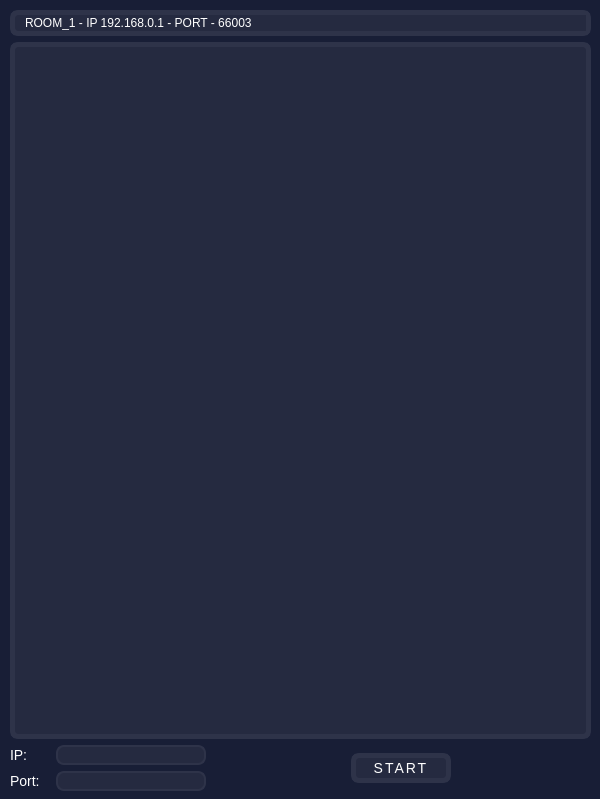
<?xml version="1.0" encoding="UTF-8"?>
<ui version="4.0">
 <class>Dialog</class>
 <widget class="QDialog" name="Dialog">
  <property name="enabled">
   <bool>true</bool>
  </property>
  <property name="geometry">
   <rect>
    <x>0</x>
    <y>0</y>
    <width>600</width>
    <height>799</height>
   </rect>
  </property>
  <property name="sizePolicy">
   <sizepolicy hsizetype="Fixed" vsizetype="Fixed">
    <horstretch>0</horstretch>
    <verstretch>0</verstretch>
   </sizepolicy>
  </property>
  <property name="contextMenuPolicy">
   <enum>Qt::DefaultContextMenu</enum>
  </property>
  <property name="windowTitle">
   <string>Dialog</string>
  </property>
  <property name="layoutDirection">
   <enum>Qt::LeftToRight</enum>
  </property>
  <property name="styleSheet">
   <string notr="true">background-color: rgb(24, 30, 54)
</string>
  </property>
  <widget class="QWidget" name="layoutWidget">
   <property name="geometry">
    <rect>
     <x>10</x>
     <y>10</y>
     <width>581</width>
     <height>781</height>
    </rect>
   </property>
   <layout class="QVBoxLayout" name="contentLayout">
    <item>
     <widget class="QComboBox" name="roomsDropDown">
      <property name="focusPolicy">
       <enum>Qt::StrongFocus</enum>
      </property>
      <property name="contextMenuPolicy">
       <enum>Qt::DefaultContextMenu</enum>
      </property>
      <property name="styleSheet">
       <string notr="true">QComboBox{
	font: 8pt &quot;Segoe UI Emoji&quot;;
	padding-left: 10px;
	background-color: #252A40;
	border: 5px solid #2E3349;
	color: white;
	radius: 8px;
	border-radius: 8px;
	 selection-background-color: #2E334;
}

QComboBox::drop-down {
	color: white;
	background-color: #252A40;
	border: 0px;
}

QComboBox::down-arrow {
   image: url(:/images/dropdown.png);
   width: 14px;
   height: 14px;
   padding-right: 10px;
   border: 0;
}

QComboBox::down-arrow:on { /* shift the arrow when popup is open */
	 image: url(:/images/dropdown_on.png);
}
QListView{
  margin-top: 10px;
  color: #fff;
  border: 5px solid #2E3349;
  radius: 8px;
  border-radius: 8px;
  selection-color: white;
  selection-background-color: #2E3349;
  outline: none;
  
}


</string>
      </property>
      <property name="editable">
       <bool>false</bool>
      </property>
      <item>
       <property name="text">
        <string>ROOM_1 - IP 192.168.0.1 - PORT - 66003</string>
       </property>
      </item>
      <item>
       <property name="text">
        <string>2</string>
       </property>
      </item>
      <item>
       <property name="text">
        <string>3</string>
       </property>
      </item>
     </widget>
    </item>
    <item>
     <widget class="QTextBrowser" name="logsArea">
      <property name="styleSheet">
       <string notr="true">QTextBrowser#logsArea
{
	background-color: #252A40;
	radius: 8px;
	border-radius: 8px;
	border: 5px solid #2E3349;
}

</string>
      </property>
     </widget>
    </item>
    <item>
     <layout class="QFormLayout" name="bottomLayout">
      <item row="0" column="0">
       <layout class="QGridLayout" name="inputsLayout">
        <item row="0" column="0">
         <layout class="QFormLayout" name="ipLayout">
          <property name="sizeConstraint">
           <enum>QLayout::SetMinimumSize</enum>
          </property>
          <item row="0" column="0">
           <widget class="QLabel" name="ipLabel">
            <property name="minimumSize">
             <size>
              <width>40</width>
              <height>20</height>
             </size>
            </property>
            <property name="maximumSize">
             <size>
              <width>40</width>
              <height>20</height>
             </size>
            </property>
            <property name="styleSheet">
             <string notr="true">QLabel{
	font: 8pt &quot;Segoe UI Emoji&quot;;
	color: #fff;
	font-size: 14px;
	text-align: left;
	margin-left: -200px;	
}
</string>
            </property>
            <property name="text">
             <string>IP:</string>
            </property>
           </widget>
          </item>
          <item row="0" column="1">
           <widget class="QLineEdit" name="ipInput">
            <property name="minimumSize">
             <size>
              <width>150</width>
              <height>20</height>
             </size>
            </property>
            <property name="maximumSize">
             <size>
              <width>150</width>
              <height>20</height>
             </size>
            </property>
            <property name="toolTip">
             <string/>
            </property>
            <property name="styleSheet">
             <string notr="true">QLineEdit{
	color: #fff;
	padding-left: 10px;
	font: 8pt &quot;Segoe UI Emoji&quot;;
	border: 2px solid;
	border-color: #2E3349;
	border-radius: 8px;
	background: #252A40;
}

</string>
            </property>
           </widget>
          </item>
         </layout>
        </item>
        <item row="1" column="0">
         <layout class="QFormLayout" name="portLayout">
          <property name="sizeConstraint">
           <enum>QLayout::SetMinimumSize</enum>
          </property>
          <property name="fieldGrowthPolicy">
           <enum>QFormLayout::AllNonFixedFieldsGrow</enum>
          </property>
          <property name="rowWrapPolicy">
           <enum>QFormLayout::DontWrapRows</enum>
          </property>
          <item row="0" column="0">
           <widget class="QLabel" name="portLabel">
            <property name="sizePolicy">
             <sizepolicy hsizetype="Preferred" vsizetype="Preferred">
              <horstretch>0</horstretch>
              <verstretch>0</verstretch>
             </sizepolicy>
            </property>
            <property name="minimumSize">
             <size>
              <width>40</width>
              <height>20</height>
             </size>
            </property>
            <property name="maximumSize">
             <size>
              <width>40</width>
              <height>20</height>
             </size>
            </property>
            <property name="styleSheet">
             <string notr="true">QLabel{
	font: 8pt &quot;Segoe UI Emoji&quot;;
	color: #fff;
	font-size: 14px;
	padding: 0;
	margin: 0;
}</string>
            </property>
            <property name="text">
             <string>Port:</string>
            </property>
            <property name="alignment">
             <set>Qt::AlignLeading|Qt::AlignLeft|Qt::AlignVCenter</set>
            </property>
            <property name="openExternalLinks">
             <bool>false</bool>
            </property>
           </widget>
          </item>
          <item row="0" column="1">
           <widget class="QLineEdit" name="portInput">
            <property name="minimumSize">
             <size>
              <width>150</width>
              <height>20</height>
             </size>
            </property>
            <property name="maximumSize">
             <size>
              <width>150</width>
              <height>20</height>
             </size>
            </property>
            <property name="styleSheet">
             <string notr="true">QLineEdit{
	color: #fff;
	padding-left: 10px;
	font: 8pt &quot;Segoe UI Emoji&quot;;
	border: 2px solid;
	border-color: #2E3349;
	border-radius: 8px;
	background: #252A40;
}
</string>
            </property>
           </widget>
          </item>
         </layout>
        </item>
       </layout>
      </item>
      <item row="0" column="1">
       <layout class="QGridLayout" name="btnLayout">
        <item row="0" column="0" alignment="Qt::AlignHCenter|Qt::AlignVCenter">
         <widget class="QPushButton" name="startBtn">
          <property name="minimumSize">
           <size>
            <width>100</width>
            <height>30</height>
           </size>
          </property>
          <property name="maximumSize">
           <size>
            <width>100</width>
            <height>30</height>
           </size>
          </property>
          <property name="styleSheet">
           <string notr="true">QPushButton
{
	font: 8pt &quot;Segoe UI Emoji&quot;;
	color: #fff;
	font-size: 14px;
	background-color: #252A40;
	radius: 8px;
	border-radius: 8px;
	border: 5px solid #2E3349;
	letter-spacing: 2px;
}
QPushButton:hover{
	background-color: #2E3349;
	border: 5px solid #252A40;
}




</string>
          </property>
          <property name="text">
           <string>START</string>
          </property>
         </widget>
        </item>
       </layout>
      </item>
     </layout>
    </item>
   </layout>
  </widget>
 </widget>
 <resources>
  <include location="res.qrc"/>
 </resources>
 <connections/>
</ui>
